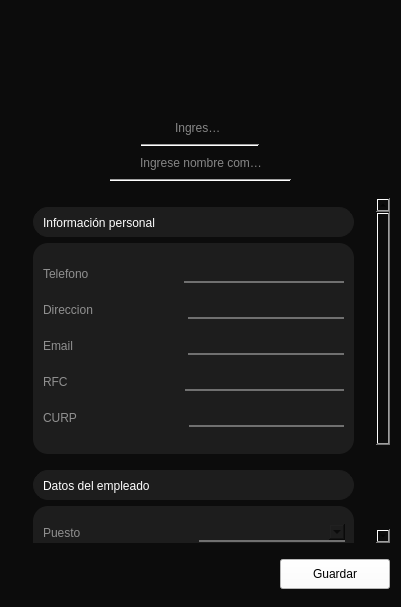
<?xml version="1.0" encoding="UTF-8"?>
<ui version="4.0">
 <class>crear_usuario</class>
 <widget class="QDialog" name="crear_usuario">
  <property name="geometry">
   <rect>
    <x>0</x>
    <y>0</y>
    <width>401</width>
    <height>600</height>
   </rect>
  </property>
  <property name="windowTitle">
   <string>Dialog</string>
  </property>
  <property name="styleSheet">
   <string notr="true">background-color:#0c0c0c;
</string>
  </property>
  <layout class="QGridLayout" name="gridLayout_2">
   <item row="0" column="0">
    <spacer name="verticalSpacer_5">
     <property name="orientation">
      <enum>Qt::Vertical</enum>
     </property>
     <property name="sizeType">
      <enum>QSizePolicy::Fixed</enum>
     </property>
     <property name="sizeHint" stdset="0">
      <size>
       <width>20</width>
       <height>10</height>
      </size>
     </property>
    </spacer>
   </item>
   <item row="2" column="0">
    <spacer name="verticalSpacer_6">
     <property name="orientation">
      <enum>Qt::Vertical</enum>
     </property>
     <property name="sizeType">
      <enum>QSizePolicy::Fixed</enum>
     </property>
     <property name="sizeHint" stdset="0">
      <size>
       <width>20</width>
       <height>7</height>
      </size>
     </property>
    </spacer>
   </item>
   <item row="1" column="0">
    <layout class="QVBoxLayout" name="verticalLayout_9">
     <item>
      <layout class="QHBoxLayout" name="horizontalLayout_14">
       <item>
        <spacer name="horizontalSpacer">
         <property name="orientation">
          <enum>Qt::Horizontal</enum>
         </property>
         <property name="sizeHint" stdset="0">
          <size>
           <width>40</width>
           <height>20</height>
          </size>
         </property>
        </spacer>
       </item>
       <item>
        <widget class="QLabel" name="lbl_imagen">
         <property name="minimumSize">
          <size>
           <width>91</width>
           <height>91</height>
          </size>
         </property>
         <property name="maximumSize">
          <size>
           <width>91</width>
           <height>91</height>
          </size>
         </property>
         <property name="text">
          <string/>
         </property>
         <property name="pixmap">
          <pixmap>../../../../../../../imagen/account (1).png</pixmap>
         </property>
         <property name="scaledContents">
          <bool>true</bool>
         </property>
        </widget>
       </item>
       <item>
        <spacer name="horizontalSpacer_2">
         <property name="orientation">
          <enum>Qt::Horizontal</enum>
         </property>
         <property name="sizeHint" stdset="0">
          <size>
           <width>40</width>
           <height>20</height>
          </size>
         </property>
        </spacer>
       </item>
      </layout>
     </item>
     <item>
      <layout class="QHBoxLayout" name="horizontalLayout_3">
       <item>
        <spacer name="horizontalSpacer_3">
         <property name="orientation">
          <enum>Qt::Horizontal</enum>
         </property>
         <property name="sizeHint" stdset="0">
          <size>
           <width>40</width>
           <height>20</height>
          </size>
         </property>
        </spacer>
       </item>
       <item>
        <layout class="QVBoxLayout" name="verticalLayout_7">
         <item>
          <layout class="QHBoxLayout" name="horizontalLayout_2">
           <item>
            <spacer name="horizontalSpacer_5">
             <property name="orientation">
              <enum>Qt::Horizontal</enum>
             </property>
             <property name="sizeType">
              <enum>QSizePolicy::MinimumExpanding</enum>
             </property>
             <property name="sizeHint" stdset="0">
              <size>
               <width>10</width>
               <height>20</height>
              </size>
             </property>
            </spacer>
           </item>
           <item alignment="Qt::AlignHCenter">
            <widget class="QLineEdit" name="ID">
             <property name="maximumSize">
              <size>
               <width>55</width>
               <height>16777215</height>
              </size>
             </property>
             <property name="styleSheet">
              <string notr="true">border:none;
color: rgb(255, 255, 255);</string>
             </property>
             <property name="placeholderText">
              <string>Ingrese ID</string>
             </property>
            </widget>
           </item>
           <item>
            <spacer name="horizontalSpacer_6">
             <property name="orientation">
              <enum>Qt::Horizontal</enum>
             </property>
             <property name="sizeType">
              <enum>QSizePolicy::MinimumExpanding</enum>
             </property>
             <property name="sizeHint" stdset="0">
              <size>
               <width>10</width>
               <height>20</height>
              </size>
             </property>
            </spacer>
           </item>
          </layout>
         </item>
         <item alignment="Qt::AlignHCenter">
          <widget class="Line" name="line">
           <property name="minimumSize">
            <size>
             <width>118</width>
             <height>0</height>
            </size>
           </property>
           <property name="maximumSize">
            <size>
             <width>118</width>
             <height>16777215</height>
            </size>
           </property>
           <property name="styleSheet">
            <string notr="true">color: #707070;
background-color: qlineargradient(spread:pad, x1:0, y1:0, x2:0, y2:0, stop:0 rgba(12, 12, 12, 255), stop:1 rgba(255, 255, 255, 255));</string>
           </property>
           <property name="orientation">
            <enum>Qt::Horizontal</enum>
           </property>
          </widget>
         </item>
        </layout>
       </item>
       <item>
        <spacer name="horizontalSpacer_4">
         <property name="orientation">
          <enum>Qt::Horizontal</enum>
         </property>
         <property name="sizeHint" stdset="0">
          <size>
           <width>40</width>
           <height>20</height>
          </size>
         </property>
        </spacer>
       </item>
      </layout>
     </item>
     <item>
      <layout class="QHBoxLayout" name="horizontalLayout_16">
       <item>
        <spacer name="horizontalSpacer_9">
         <property name="orientation">
          <enum>Qt::Horizontal</enum>
         </property>
         <property name="sizeHint" stdset="0">
          <size>
           <width>40</width>
           <height>20</height>
          </size>
         </property>
        </spacer>
       </item>
       <item>
        <layout class="QVBoxLayout" name="verticalLayout_8">
         <item>
          <layout class="QHBoxLayout" name="horizontalLayout_15">
           <item>
            <spacer name="horizontalSpacer_7">
             <property name="orientation">
              <enum>Qt::Horizontal</enum>
             </property>
             <property name="sizeType">
              <enum>QSizePolicy::MinimumExpanding</enum>
             </property>
             <property name="sizeHint" stdset="0">
              <size>
               <width>10</width>
               <height>20</height>
              </size>
             </property>
            </spacer>
           </item>
           <item alignment="Qt::AlignHCenter">
            <widget class="QLineEdit" name="nombre">
             <property name="minimumSize">
              <size>
               <width>126</width>
               <height>0</height>
              </size>
             </property>
             <property name="styleSheet">
              <string notr="true">border:none;
color: rgb(255, 255, 255);</string>
             </property>
             <property name="placeholderText">
              <string>Ingrese nombre completo</string>
             </property>
            </widget>
           </item>
           <item>
            <spacer name="horizontalSpacer_8">
             <property name="orientation">
              <enum>Qt::Horizontal</enum>
             </property>
             <property name="sizeType">
              <enum>QSizePolicy::MinimumExpanding</enum>
             </property>
             <property name="sizeHint" stdset="0">
              <size>
               <width>10</width>
               <height>20</height>
              </size>
             </property>
            </spacer>
           </item>
          </layout>
         </item>
         <item alignment="Qt::AlignHCenter">
          <widget class="Line" name="line_2">
           <property name="minimumSize">
            <size>
             <width>181</width>
             <height>0</height>
            </size>
           </property>
           <property name="maximumSize">
            <size>
             <width>181</width>
             <height>16777215</height>
            </size>
           </property>
           <property name="styleSheet">
            <string notr="true">color: #707070;
background-color: qlineargradient(spread:pad, x1:0, y1:0, x2:0, y2:0, stop:0 rgba(12, 12, 12, 255), stop:1 rgba(255, 255, 255, 255));</string>
           </property>
           <property name="orientation">
            <enum>Qt::Horizontal</enum>
           </property>
          </widget>
         </item>
        </layout>
       </item>
       <item>
        <spacer name="horizontalSpacer_10">
         <property name="orientation">
          <enum>Qt::Horizontal</enum>
         </property>
         <property name="sizeHint" stdset="0">
          <size>
           <width>40</width>
           <height>20</height>
          </size>
         </property>
        </spacer>
       </item>
      </layout>
     </item>
     <item>
      <spacer name="verticalSpacer_3">
       <property name="orientation">
        <enum>Qt::Vertical</enum>
       </property>
       <property name="sizeType">
        <enum>QSizePolicy::Fixed</enum>
       </property>
       <property name="sizeHint" stdset="0">
        <size>
         <width>20</width>
         <height>10</height>
        </size>
       </property>
      </spacer>
     </item>
     <item>
      <widget class="QScrollArea" name="scrollArea">
       <property name="minimumSize">
        <size>
         <width>351</width>
         <height>345</height>
        </size>
       </property>
       <property name="maximumSize">
        <size>
         <width>16777215</width>
         <height>350</height>
        </size>
       </property>
       <property name="styleSheet">
        <string notr="true">border:none;</string>
       </property>
       <property name="widgetResizable">
        <bool>true</bool>
       </property>
       <widget class="QWidget" name="scrollAreaWidgetContents">
        <property name="geometry">
         <rect>
          <x>0</x>
          <y>-141</y>
          <width>364</width>
          <height>486</height>
         </rect>
        </property>
        <layout class="QGridLayout" name="gridLayout">
         <item row="0" column="0">
          <layout class="QVBoxLayout" name="verticalLayout_6">
           <item>
            <layout class="QVBoxLayout" name="verticalLayout_4">
             <item>
              <widget class="QFrame" name="frame">
               <property name="minimumSize">
                <size>
                 <width>321</width>
                 <height>30</height>
                </size>
               </property>
               <property name="maximumSize">
                <size>
                 <width>321</width>
                 <height>30</height>
                </size>
               </property>
               <property name="styleSheet">
                <string notr="true">border: 1px solid #1d1d1d;
background-color: #1d1d1d;
border-radius: 15px;
</string>
               </property>
               <property name="frameShape">
                <enum>QFrame::StyledPanel</enum>
               </property>
               <property name="frameShadow">
                <enum>QFrame::Raised</enum>
               </property>
               <widget class="QWidget" name="layoutWidget">
                <property name="geometry">
                 <rect>
                  <x>10</x>
                  <y>0</y>
                  <width>302</width>
                  <height>32</height>
                 </rect>
                </property>
                <layout class="QHBoxLayout" name="horizontalLayout">
                 <property name="spacing">
                  <number>0</number>
                 </property>
                 <item alignment="Qt::AlignLeft">
                  <widget class="QPushButton" name="btn_InfoPersonal1">
                   <property name="minimumSize">
                    <size>
                     <width>270</width>
                     <height>15</height>
                    </size>
                   </property>
                   <property name="maximumSize">
                    <size>
                     <width>289</width>
                     <height>25</height>
                    </size>
                   </property>
                   <property name="styleSheet">
                    <string notr="true">text-align:left;
border:none;
background-color: transparent;
color:white;</string>
                   </property>
                   <property name="text">
                    <string>Información personal</string>
                   </property>
                  </widget>
                 </item>
                 <item>
                  <widget class="QPushButton" name="btn_InfoPersonal2">
                   <property name="minimumSize">
                    <size>
                     <width>30</width>
                     <height>29</height>
                    </size>
                   </property>
                   <property name="maximumSize">
                    <size>
                     <width>30</width>
                     <height>25</height>
                    </size>
                   </property>
                   <property name="styleSheet">
                    <string notr="true">
border: none;
background-color: transparent;
color:white;</string>
                   </property>
                   <property name="text">
                    <string/>
                   </property>
                   <property name="icon">
                    <iconset>
                     <normaloff>../../../../../../../imagen/menu.png</normaloff>../../../../../../../imagen/menu.png</iconset>
                   </property>
                   <property name="iconSize">
                    <size>
                     <width>20</width>
                     <height>20</height>
                    </size>
                   </property>
                  </widget>
                 </item>
                </layout>
               </widget>
              </widget>
             </item>
             <item>
              <widget class="QFrame" name="frame_info_personal">
               <property name="minimumSize">
                <size>
                 <width>321</width>
                 <height>211</height>
                </size>
               </property>
               <property name="maximumSize">
                <size>
                 <width>321</width>
                 <height>211</height>
                </size>
               </property>
               <property name="styleSheet">
                <string notr="true">background-color: #1d1d1d;
border-radius: 15px;</string>
               </property>
               <property name="frameShape">
                <enum>QFrame::StyledPanel</enum>
               </property>
               <property name="frameShadow">
                <enum>QFrame::Raised</enum>
               </property>
               <widget class="QWidget" name="layoutWidget">
                <property name="geometry">
                 <rect>
                  <x>10</x>
                  <y>10</y>
                  <width>301</width>
                  <height>191</height>
                 </rect>
                </property>
                <layout class="QVBoxLayout" name="verticalLayout">
                 <item>
                  <layout class="QHBoxLayout" name="horizontalLayout_5">
                   <property name="spacing">
                    <number>95</number>
                   </property>
                   <item>
                    <widget class="QLabel" name="label">
                     <property name="sizePolicy">
                      <sizepolicy hsizetype="Preferred" vsizetype="Preferred">
                       <horstretch>1</horstretch>
                       <verstretch>0</verstretch>
                      </sizepolicy>
                     </property>
                     <property name="styleSheet">
                      <string notr="true">color: #909090;</string>
                     </property>
                     <property name="text">
                      <string>Telefono</string>
                     </property>
                    </widget>
                   </item>
                   <item>
                    <widget class="QLineEdit" name="lineEdit_telefono">
                     <property name="sizePolicy">
                      <sizepolicy hsizetype="Preferred" vsizetype="Fixed">
                       <horstretch>20</horstretch>
                       <verstretch>0</verstretch>
                      </sizepolicy>
                     </property>
                     <property name="styleSheet">
                      <string notr="true">border:none;
border-bottom:2px solid #707070;</string>
                     </property>
                    </widget>
                   </item>
                  </layout>
                 </item>
                 <item>
                  <layout class="QHBoxLayout" name="horizontalLayout_6">
                   <property name="spacing">
                    <number>95</number>
                   </property>
                   <item>
                    <widget class="QLabel" name="label_2">
                     <property name="sizePolicy">
                      <sizepolicy hsizetype="Preferred" vsizetype="Preferred">
                       <horstretch>1</horstretch>
                       <verstretch>0</verstretch>
                      </sizepolicy>
                     </property>
                     <property name="styleSheet">
                      <string notr="true">color: #909090;</string>
                     </property>
                     <property name="text">
                      <string>Direccion</string>
                     </property>
                    </widget>
                   </item>
                   <item>
                    <widget class="QLineEdit" name="lineEdit_direccion">
                     <property name="sizePolicy">
                      <sizepolicy hsizetype="Preferred" vsizetype="Fixed">
                       <horstretch>20</horstretch>
                       <verstretch>0</verstretch>
                      </sizepolicy>
                     </property>
                     <property name="styleSheet">
                      <string notr="true">border:none;
border-bottom:2px solid #707070;</string>
                     </property>
                    </widget>
                   </item>
                  </layout>
                 </item>
                 <item>
                  <layout class="QHBoxLayout" name="horizontalLayout_7">
                   <property name="spacing">
                    <number>115</number>
                   </property>
                   <item>
                    <widget class="QLabel" name="label_3">
                     <property name="sizePolicy">
                      <sizepolicy hsizetype="Preferred" vsizetype="Preferred">
                       <horstretch>1</horstretch>
                       <verstretch>0</verstretch>
                      </sizepolicy>
                     </property>
                     <property name="minimumSize">
                      <size>
                       <width>0</width>
                       <height>0</height>
                      </size>
                     </property>
                     <property name="styleSheet">
                      <string notr="true">color: #909090;</string>
                     </property>
                     <property name="text">
                      <string>Email</string>
                     </property>
                    </widget>
                   </item>
                   <item>
                    <widget class="QLineEdit" name="lineEdit_email">
                     <property name="sizePolicy">
                      <sizepolicy hsizetype="Preferred" vsizetype="Fixed">
                       <horstretch>20</horstretch>
                       <verstretch>0</verstretch>
                      </sizepolicy>
                     </property>
                     <property name="styleSheet">
                      <string notr="true">border:none;
border-bottom:2px solid #707070;</string>
                     </property>
                    </widget>
                   </item>
                  </layout>
                 </item>
                 <item>
                  <layout class="QHBoxLayout" name="horizontalLayout_8">
                   <property name="spacing">
                    <number>117</number>
                   </property>
                   <item>
                    <widget class="QLabel" name="label_6">
                     <property name="sizePolicy">
                      <sizepolicy hsizetype="Preferred" vsizetype="Preferred">
                       <horstretch>1</horstretch>
                       <verstretch>0</verstretch>
                      </sizepolicy>
                     </property>
                     <property name="styleSheet">
                      <string notr="true">color: #909090;</string>
                     </property>
                     <property name="text">
                      <string>RFC</string>
                     </property>
                    </widget>
                   </item>
                   <item>
                    <widget class="QLineEdit" name="lineEdit_rfc">
                     <property name="sizePolicy">
                      <sizepolicy hsizetype="Preferred" vsizetype="Fixed">
                       <horstretch>20</horstretch>
                       <verstretch>0</verstretch>
                      </sizepolicy>
                     </property>
                     <property name="styleSheet">
                      <string notr="true">border:none;
border-bottom:2px solid #707070;</string>
                     </property>
                    </widget>
                   </item>
                  </layout>
                 </item>
                 <item>
                  <layout class="QHBoxLayout" name="horizontalLayout_9">
                   <property name="spacing">
                    <number>112</number>
                   </property>
                   <item>
                    <widget class="QLabel" name="label_7">
                     <property name="sizePolicy">
                      <sizepolicy hsizetype="Preferred" vsizetype="Preferred">
                       <horstretch>1</horstretch>
                       <verstretch>0</verstretch>
                      </sizepolicy>
                     </property>
                     <property name="styleSheet">
                      <string notr="true">color: #909090;</string>
                     </property>
                     <property name="text">
                      <string>CURP</string>
                     </property>
                    </widget>
                   </item>
                   <item>
                    <widget class="QLineEdit" name="lineEdit_curp">
                     <property name="sizePolicy">
                      <sizepolicy hsizetype="Preferred" vsizetype="Fixed">
                       <horstretch>20</horstretch>
                       <verstretch>0</verstretch>
                      </sizepolicy>
                     </property>
                     <property name="styleSheet">
                      <string notr="true">border:none;
border-bottom:2px solid #707070;</string>
                     </property>
                    </widget>
                   </item>
                  </layout>
                 </item>
                </layout>
               </widget>
              </widget>
             </item>
            </layout>
           </item>
           <item>
            <spacer name="verticalSpacer_2">
             <property name="orientation">
              <enum>Qt::Vertical</enum>
             </property>
             <property name="sizeType">
              <enum>QSizePolicy::Fixed</enum>
             </property>
             <property name="sizeHint" stdset="0">
              <size>
               <width>20</width>
               <height>10</height>
              </size>
             </property>
            </spacer>
           </item>
           <item>
            <layout class="QVBoxLayout" name="verticalLayout_5">
             <item>
              <widget class="QFrame" name="frame_2">
               <property name="minimumSize">
                <size>
                 <width>321</width>
                 <height>30</height>
                </size>
               </property>
               <property name="maximumSize">
                <size>
                 <width>321</width>
                 <height>30</height>
                </size>
               </property>
               <property name="styleSheet">
                <string notr="true">border: 1px solid #1d1d1d;
background-color: #1d1d1d;
border-radius: 15px;
</string>
               </property>
               <property name="frameShape">
                <enum>QFrame::StyledPanel</enum>
               </property>
               <property name="frameShadow">
                <enum>QFrame::Raised</enum>
               </property>
               <widget class="QWidget" name="layoutWidget_2">
                <property name="geometry">
                 <rect>
                  <x>10</x>
                  <y>0</y>
                  <width>302</width>
                  <height>32</height>
                 </rect>
                </property>
                <layout class="QHBoxLayout" name="horizontalLayout_4">
                 <property name="spacing">
                  <number>0</number>
                 </property>
                 <item>
                  <widget class="QPushButton" name="btn_datosEmpleado">
                   <property name="minimumSize">
                    <size>
                     <width>270</width>
                     <height>15</height>
                    </size>
                   </property>
                   <property name="maximumSize">
                    <size>
                     <width>289</width>
                     <height>25</height>
                    </size>
                   </property>
                   <property name="styleSheet">
                    <string notr="true">text-align:left;
border:none;
background-color: transparent;
color:white;</string>
                   </property>
                   <property name="text">
                    <string>Datos del empleado</string>
                   </property>
                  </widget>
                 </item>
                 <item>
                  <widget class="QPushButton" name="btn_datosEmpleado2">
                   <property name="minimumSize">
                    <size>
                     <width>30</width>
                     <height>29</height>
                    </size>
                   </property>
                   <property name="maximumSize">
                    <size>
                     <width>30</width>
                     <height>25</height>
                    </size>
                   </property>
                   <property name="styleSheet">
                    <string notr="true">
border: none;
background-color: transparent;
color:white;</string>
                   </property>
                   <property name="text">
                    <string/>
                   </property>
                   <property name="icon">
                    <iconset>
                     <normaloff>../../../../../../../imagen/menu.png</normaloff>../../../../../../../imagen/menu.png</iconset>
                   </property>
                   <property name="iconSize">
                    <size>
                     <width>20</width>
                     <height>20</height>
                    </size>
                   </property>
                  </widget>
                 </item>
                </layout>
               </widget>
              </widget>
             </item>
             <item>
              <widget class="QFrame" name="frame_datos_empleado">
               <property name="minimumSize">
                <size>
                 <width>321</width>
                 <height>151</height>
                </size>
               </property>
               <property name="maximumSize">
                <size>
                 <width>321</width>
                 <height>151</height>
                </size>
               </property>
               <property name="styleSheet">
                <string notr="true">background-color: #1d1d1d;
border-radius: 15px;</string>
               </property>
               <property name="frameShape">
                <enum>QFrame::StyledPanel</enum>
               </property>
               <property name="frameShadow">
                <enum>QFrame::Raised</enum>
               </property>
               <widget class="QWidget" name="">
                <property name="geometry">
                 <rect>
                  <x>10</x>
                  <y>10</y>
                  <width>302</width>
                  <height>131</height>
                 </rect>
                </property>
                <layout class="QVBoxLayout" name="verticalLayout_2">
                 <item>
                  <layout class="QHBoxLayout" name="horizontalLayout_10">
                   <property name="spacing">
                    <number>60</number>
                   </property>
                   <item>
                    <widget class="QLabel" name="label_4">
                     <property name="sizePolicy">
                      <sizepolicy hsizetype="Preferred" vsizetype="Preferred">
                       <horstretch>1</horstretch>
                       <verstretch>0</verstretch>
                      </sizepolicy>
                     </property>
                     <property name="styleSheet">
                      <string notr="true">color: #909090;</string>
                     </property>
                     <property name="text">
                      <string>Puesto</string>
                     </property>
                    </widget>
                   </item>
                   <item>
                    <widget class="QComboBox" name="comboBox">
                     <property name="minimumSize">
                      <size>
                       <width>146</width>
                       <height>0</height>
                      </size>
                     </property>
                     <property name="maximumSize">
                      <size>
                       <width>146</width>
                       <height>16777215</height>
                      </size>
                     </property>
                     <property name="styleSheet">
                      <string notr="true">border-top: none;
border-bottom:2px solid #707070;</string>
                     </property>
                    </widget>
                   </item>
                  </layout>
                 </item>
                 <item>
                  <layout class="QHBoxLayout" name="horizontalLayout_13">
                   <property name="spacing">
                    <number>60</number>
                   </property>
                   <item>
                    <widget class="QLabel" name="label_9">
                     <property name="sizePolicy">
                      <sizepolicy hsizetype="Preferred" vsizetype="Preferred">
                       <horstretch>1</horstretch>
                       <verstretch>0</verstretch>
                      </sizepolicy>
                     </property>
                     <property name="styleSheet">
                      <string notr="true">color: #909090;</string>
                     </property>
                     <property name="text">
                      <string>Horario de entrada</string>
                     </property>
                    </widget>
                   </item>
                   <item>
                    <widget class="QLineEdit" name="lineEdit_hr_entrada_2">
                     <property name="sizePolicy">
                      <sizepolicy hsizetype="Preferred" vsizetype="Fixed">
                       <horstretch>20</horstretch>
                       <verstretch>0</verstretch>
                      </sizepolicy>
                     </property>
                     <property name="minimumSize">
                      <size>
                       <width>146</width>
                       <height>0</height>
                      </size>
                     </property>
                     <property name="maximumSize">
                      <size>
                       <width>146</width>
                       <height>16777215</height>
                      </size>
                     </property>
                     <property name="styleSheet">
                      <string notr="true">border:none;
border-bottom:2px solid #707070;</string>
                     </property>
                    </widget>
                   </item>
                  </layout>
                 </item>
                 <item>
                  <layout class="QHBoxLayout" name="horizontalLayout_11">
                   <property name="spacing">
                    <number>72</number>
                   </property>
                   <item>
                    <widget class="QLabel" name="label_5">
                     <property name="sizePolicy">
                      <sizepolicy hsizetype="Preferred" vsizetype="Preferred">
                       <horstretch>1</horstretch>
                       <verstretch>0</verstretch>
                      </sizepolicy>
                     </property>
                     <property name="styleSheet">
                      <string notr="true">color: #909090;</string>
                     </property>
                     <property name="text">
                      <string>Horario de salida</string>
                     </property>
                    </widget>
                   </item>
                   <item>
                    <widget class="QLineEdit" name="lineEdit_hr_salida">
                     <property name="sizePolicy">
                      <sizepolicy hsizetype="Preferred" vsizetype="Fixed">
                       <horstretch>20</horstretch>
                       <verstretch>0</verstretch>
                      </sizepolicy>
                     </property>
                     <property name="minimumSize">
                      <size>
                       <width>146</width>
                       <height>0</height>
                      </size>
                     </property>
                     <property name="styleSheet">
                      <string notr="true">border:none;
border-bottom:2px solid #707070;</string>
                     </property>
                    </widget>
                   </item>
                  </layout>
                 </item>
                 <item>
                  <layout class="QHBoxLayout" name="horizontalLayout_12">
                   <property name="spacing">
                    <number>105</number>
                   </property>
                   <item>
                    <widget class="QLabel" name="label_8">
                     <property name="sizePolicy">
                      <sizepolicy hsizetype="Preferred" vsizetype="Preferred">
                       <horstretch>1</horstretch>
                       <verstretch>0</verstretch>
                      </sizepolicy>
                     </property>
                     <property name="styleSheet">
                      <string notr="true">color: #909090;</string>
                     </property>
                     <property name="text">
                      <string>Salario/hr</string>
                     </property>
                    </widget>
                   </item>
                   <item>
                    <widget class="QLineEdit" name="lineEdit_salario">
                     <property name="sizePolicy">
                      <sizepolicy hsizetype="Preferred" vsizetype="Fixed">
                       <horstretch>20</horstretch>
                       <verstretch>0</verstretch>
                      </sizepolicy>
                     </property>
                     <property name="minimumSize">
                      <size>
                       <width>146</width>
                       <height>0</height>
                      </size>
                     </property>
                     <property name="maximumSize">
                      <size>
                       <width>146</width>
                       <height>16777215</height>
                      </size>
                     </property>
                     <property name="styleSheet">
                      <string notr="true">border:none;
border-bottom:2px solid #707070;</string>
                     </property>
                    </widget>
                   </item>
                  </layout>
                 </item>
                </layout>
               </widget>
              </widget>
             </item>
            </layout>
           </item>
           <item>
            <spacer name="verticalSpacer">
             <property name="orientation">
              <enum>Qt::Vertical</enum>
             </property>
             <property name="sizeHint" stdset="0">
              <size>
               <width>20</width>
               <height>17</height>
              </size>
             </property>
            </spacer>
           </item>
          </layout>
         </item>
        </layout>
        <zorder>frame</zorder>
        <zorder>frame_info_personal</zorder>
        <zorder>frame_2</zorder>
        <zorder>verticalSpacer</zorder>
        <zorder>frame_datos_empleado</zorder>
        <zorder>verticalSpacer_2</zorder>
       </widget>
      </widget>
     </item>
     <item>
      <spacer name="verticalSpacer_4">
       <property name="orientation">
        <enum>Qt::Vertical</enum>
       </property>
       <property name="sizeType">
        <enum>QSizePolicy::MinimumExpanding</enum>
       </property>
       <property name="sizeHint" stdset="0">
        <size>
         <width>20</width>
         <height>10</height>
        </size>
       </property>
      </spacer>
     </item>
     <item>
      <layout class="QHBoxLayout" name="horizontalLayout_17">
       <item>
        <spacer name="horizontalSpacer_11">
         <property name="minimumSize">
          <size>
           <width>110</width>
           <height>30</height>
          </size>
         </property>
         <property name="orientation">
          <enum>Qt::Horizontal</enum>
         </property>
         <property name="sizeHint" stdset="0">
          <size>
           <width>107</width>
           <height>27</height>
          </size>
         </property>
        </spacer>
       </item>
       <item>
        <widget class="QPushButton" name="btn_guardar">
         <property name="minimumSize">
          <size>
           <width>110</width>
           <height>30</height>
          </size>
         </property>
         <property name="styleSheet">
          <string notr="true">color: rgb(0, 0, 0);
background-color: rgb(255, 255, 255);</string>
         </property>
         <property name="text">
          <string>Guardar</string>
         </property>
        </widget>
       </item>
      </layout>
     </item>
    </layout>
   </item>
  </layout>
  <zorder>lbl_imagen</zorder>
  <zorder>ID</zorder>
  <zorder>nombre</zorder>
  <zorder>line</zorder>
  <zorder>scrollArea</zorder>
  <zorder>btn_guardar</zorder>
  <zorder>line_2</zorder>
  <zorder>layoutWidget_3</zorder>
  <zorder>layoutWidget_4</zorder>
  <zorder>horizontalSpacer</zorder>
  <zorder>horizontalSpacer_2</zorder>
  <zorder>horizontalSpacer_3</zorder>
  <zorder>horizontalSpacer_4</zorder>
  <zorder>horizontalSpacer_5</zorder>
  <zorder>horizontalSpacer_6</zorder>
  <zorder>horizontalSpacer_7</zorder>
  <zorder>horizontalSpacer_8</zorder>
  <zorder>horizontalSpacer_9</zorder>
  <zorder>horizontalSpacer_10</zorder>
  <zorder>horizontalSpacer_11</zorder>
  <zorder>verticalSpacer_5</zorder>
  <zorder>verticalSpacer_6</zorder>
 </widget>
 <resources/>
 <connections/>
</ui>
